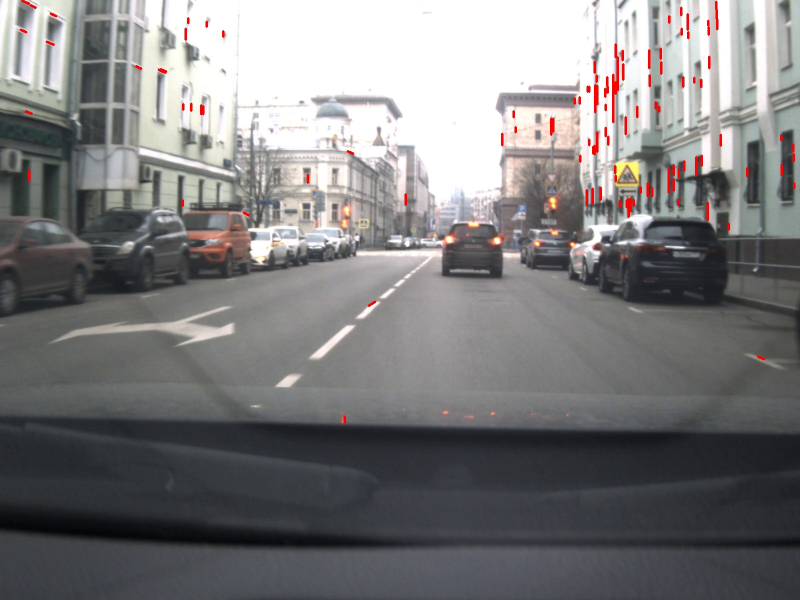
#> input picture res.jpeg, 1600 x 1200 px, given in place of 20191119_1241_Cam_1_03_00.mp4, which was not available (shown at 1/2 size)
$ python Road.py
#> lines starting #> are read from the running program, lines starting #| are printed output that depends on the picture; after the words box and inside, x2 and y2 are one past the last pixel; in counts of white or black regions, pixels touching at a corner belong together; pictures that were not available may be replaced by others from this repository, and a replacement may not be noted
# -*- coding: utf-8 -*-
import cv2
import numpy as np
import sympy
import math
import os
# import opencv-python-contrib

def len_between_dots(x1, y1, x2, y2):
    res = np.sqrt(pow(x2-x1,2)+pow(y2-y1,2))
    return res

def unions(lines, union_count, max_union_count_on_line):
    for i in lines:
        union_count_on_line = 0
        x11,y11,x12,y12 = i
        if x12 == x11:
            deg_1 = 90
        else:
            deg_1 = math.degrees(math.atan(abs(y12-y11)/abs(x12-x11)))
        for j in lines:
            if i == j:
                continue
            x21,y21,x22,y22 = j
            if x22 == x21:
                deg_2 = 90
            else:
                deg_2 = math.degrees(math.atan(abs(y22-y21)/abs(x22-x21)))
            if abs(deg_2 - deg_1) <= 5:
                len13 = len_between_dots(x11, y11, x21, y21)
                len14 = len_between_dots(x11, y11, x22, y22)
                len23 = len_between_dots(x12, y12, x21, y21)
                len24 = len_between_dots(x12, y12, x22, y22)
                mas = [len13, len14, len23, len24]
                res = np.argmin(mas)
                if mas[res] > 10:
                    continue
                otr = len_between_dots(x11, y11, x12, y12)
                if res == 0:
                    len1 = len_between_dots(x12, y12, x21, y21)
                    dot_mas = [x12, y12, x22, y22]
                elif res == 1:
                    len1 = len_between_dots(x12, y12, x22, y22)
                    dot_mas = [x12, y12, x21, y21]
                elif res == 2:
                    len1 = len_between_dots(x11, y11, x21, y21)
                    dot_mas = [x11, y11, x22, y22]
                elif res == 3:
                    len1 = len_between_dots(x11, y11, x22, y22)
                    dot_mas = [x11, y11, x21, y21]

                if len1 > otr:
                    lines.remove([x11,y11,x12,y12])
                    lines.remove([x21,y21,x22,y22])
                    lines.append(dot_mas)
                    union_count += 1
                    union_count_on_line += 1
                    break
                else:
                    lines.remove([x21,y21,x22,y22])
                    union_count += 1
                    union_count_on_line += 1
        max_union_count_on_line = max(max_union_count_on_line, union_count_on_line)
    return (lines, union_count, max_union_count_on_line)


# Разбор видео, поиск особых точек
capture = cv2.VideoCapture('20191119_1241_Cam_1_03_00.mp4')
counter = 0
Flag = True

# Создание файла лога
#file = open('Lines.txt', 'w')
#string = 'frame number\t\tnumber of lines\t\tcoefficient 1\t\tcoefficient 2\n\n'
#file.write(string)

file2 = open('Debugging task before 4.txt', 'w')
string = '{:<10}{:<15}{:<15}{:<10}{:<15}{:<15}{:<10}{:<10}{:<10}{:<10}{:<10}{:<10}{:<10}{:<10}{:<10}\n\n'.format('frame', 'start count', 'union count', 'avg', 'max union', 'end count', 'CountR', 'MinR', 'MaxR', 'CountL',  'MinL', 'MaxL','CountC', 'MinC', 'MaxC')
file2.write(string)
file2.close()

# Создание папок для изображений
if not os.path.exists('.\\Files\\'):
    os.mkdir('.\\Files\\')
if not os.path.exists('.\\Files\\Color images\\'):
    os.mkdir('.\\Files\\Color images\\')
if not os.path.exists('.\\Files\\Contour images\\'):
    os.mkdir('.\\Files\\Contour images\\')
if not os.path.exists('.\\Files\\Color images with Hough\\'):
    os.mkdir('.\\Files\\Color images with Hough\\')
if not os.path.exists('.\\Files\\Different sizes\\'):
    os.mkdir('.\\Files\\Different sizes\\')
if not os.path.exists('.\\Files\\Color images with line union\\'):
    os.mkdir('.\\Files\\Color images with line union\\')
if not os.path.exists('.\\Files\\Different Canny\\'):
    os.mkdir('.\\Files\\Different Canny\\')

while(capture.isOpened() and Flag):
    counter += 1
    flag, frame = capture.read()
#> frame is the input picture: shape (1200, 1600, 3); mean B, G, R 125, 124.4, 125.4
    if not flag:
        break

    # [9 lines of commented-out code are left out]
    canny1, canny2 = 100, 200
    gray = cv2.cvtColor(frame, cv2.COLOR_BGR2GRAY)
    canny = cv2.Canny(gray, canny1, canny2, 3)
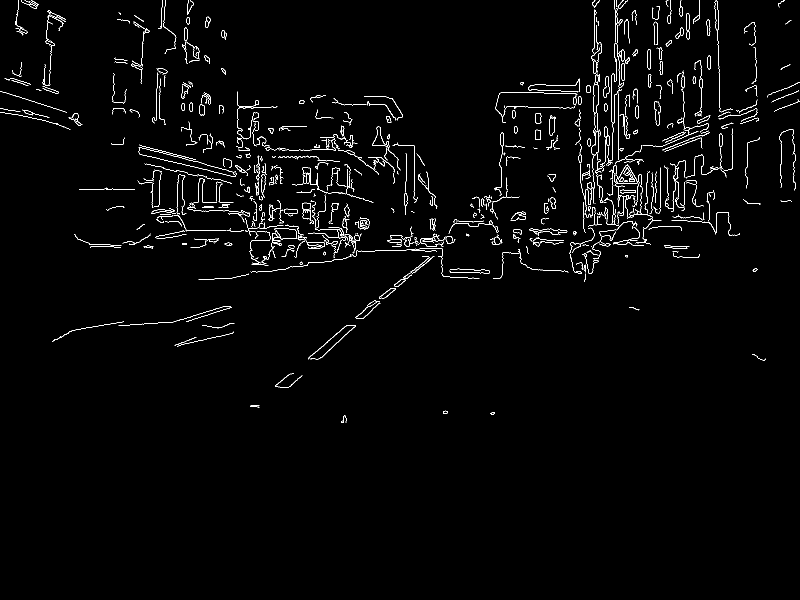
#> canny: shape (1200, 1600) (shown at 1/2 size); 1.8% white in thin lines or dots, all inside (x1, y1, x2, y2) = (0, 0, 1600, 846)

    # [16 lines of commented-out code are left out]
    canny_shape = canny.shape
#> canny_shape = (1200, 1600)
    lines = cv2.HoughLinesP(canny, rho = 1, theta = 3*np.pi/180, threshold = 30, minLineLength = 15, maxLineGap=10)
#> lines = 1043 rows, first 6: [751, 602, 789, 571], [55, 233, 84, 240], [733, 631, 769, 595], [478, 215, 536, 215], [692, 490, 711, 489], [669, 475, 718, 475]
    lines_road_left, lines_road_right, lines_car = [], [], []      # точки отобранные по градусу
    for i in lines:
        x1,y1,x2,y2 = i[0]
        # [6 lines of commented-out code are left out]
        deg = math.degrees(math.atan((y2-y1)/(x2-x1)))
        #print(deg)
        if (deg <= -30 and deg >= -70):
            if x1 not in range(int(canny_shape[0]*0.2)):
                lines_road_left.append(eval("[%d, %d, %d, %d]" %(x1,y1,x2,y2)))
                cv2.line(frame,(x1,y1),(x2,y2),(0,0,255),3)
        elif (deg <= 70 and deg >= 30):
            lines_road_right.append(eval("[%d, %d, %d, %d]" %(x1,y1,x2,y2)))
            cv2.line(frame,(x1,y1),(x2,y2),(0,255,0),3)
        elif ((deg <= 5 and deg >= -5)  or deg == 90 or deg == -90):
            if x1 in range(int(canny_shape[0]*0.6), int(canny_shape[0]*0.9)):
                lines_car.append(eval("[%d, %d, %d, %d]" %(x1,y1,x2,y2)))
                cv2.line(frame,(x1,y1),(x2,y2),(255,0,0),3)
#> this loop made 1043 passes
#> (x1, y1, x2, y2, deg) on passes 1 to 3: (751, 602, 789, 571, -39.21), (55, 233, 84, 240, 13.57), (733, 631, 769, 595, -45)
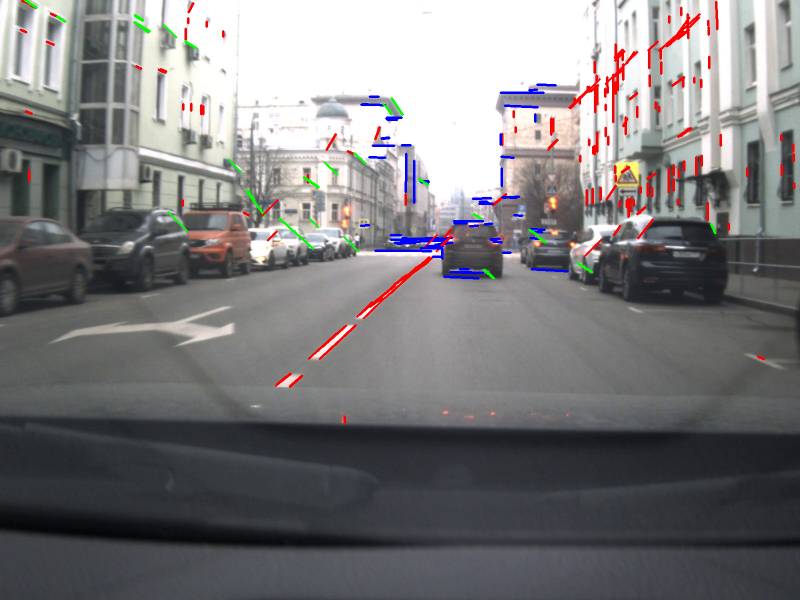
#> frame: shape (1200, 1600, 3) (shown at 1/2 size); 1.16% of pixels changed, all inside (x1, y1, x2, y2) = (48, 0, 1433, 776)
#> after the loop, lines_car = 66 items, first 6: [789, 485, 892, 480], [825, 501, 862, 502], [781, 479, 821, 479], [907, 442, 966, 442], [745, 291, 788, 291], [1063, 538, 1135, 542]; lines_road_left = 70 items, first 6: [751, 602, 789, 571], [733, 631, 769, 595], [655, 702, 710, 652], [1211, 167, 1274, 104], [634, 702, 689, 653], [824, 546, 856, 523]; lines_road_right = 29 items, first 6: [559, 437, 626, 497], [270, 45, 299, 62], [607, 354, 637, 374], [457, 319, 481, 343], [837, 358, 856, 369], [947, 428, 962, 437]
            # [7 lines of commented-out code are left out]

    union_count, max_union_count_on_line = 0, 0
    len_lines = int(len(lines_road_left)) + int(len(lines_road_right)) + int(len(lines_car))
#> len_lines = 165
    lines_road_left, union_count, max_union_count_on_line = unions(lines_road_left, union_count, max_union_count_on_line)
#> the loop in unions, `for i in lines:` made 47 passes
#> (x11, y11, x12, y12, deg_1, max_union_count_on_line) on pass 1: (751, 602, 789, 571, 39.21, 1)
#> (x11, y11, x12, y12, deg_1) on pass 2: (655, 702, 710, 652, 42.27)
    lines_road_right, union_count, max_union_count_on_line = unions(lines_road_right, union_count, max_union_count_on_line)
#> the loop in unions (call 2), `for i in lines:` made 25 passes
#> i on passes 1 to 12: [559, 437, 626, 497], [270, 45, 299, 62], [607, 354, 637, 374], [457, 319, 481, 343], [837, 358, 856, 369], [947, 428, 962, 437], [50, 0, 73, 15], [336, 424, 373, 461], [270, 32, 285, 41], [327, 49, 352, 74], [495, 381, 508, 399], [1076, 474, 1091, 484]
    lines_car, union_count, max_union_count_on_line = unions(lines_car, union_count, max_union_count_on_line)

    len_lines_new = int(len(lines_road_left)) + int(len(lines_road_right)) + int(len(lines_car))

    lines_road_left_min, lines_road_left_max = len_between_dots(0, 0, canny_shape[0], canny_shape[1]), 0
    lines_road_right_min, lines_road_right_max = len_between_dots(0, 0, canny_shape[0], canny_shape[1]), 0
    lines_car_min, lines_car_max = len_between_dots(0, 0, canny_shape[0], canny_shape[1]), 0

    for i in lines_road_left:
        x1,y1,x2,y2 = i
        lenn = len_between_dots(x1,y1,x2,y2)
        if lenn >= 20:
            lines_road_left_min = min(lines_road_left_min, lenn)
            lines_road_left_max = max(lines_road_left_max, lenn)
            cv2.line(frame,(x1,y1),(x2,y2),(150,150,255),2)
            cv2.circle(frame, (x1,y1), 5, (150,150,255),2)
            cv2.circle(frame, (x2,y2), 5, (150,150,255),2)
#> this loop made 47 passes
#> i on passes 1 to 12: [1211, 167, 1274, 104], [824, 546, 856, 523], [985, 410, 1012, 388], [714, 633, 743, 604], [1147, 207, 1172, 182], [653, 299, 671, 268], [1138, 215, 1160, 193], [579, 773, 604, 751], [739, 613, 763, 596], [1274, 428, 1290, 414], [847, 496, 873, 470], [873, 502, 902, 473]
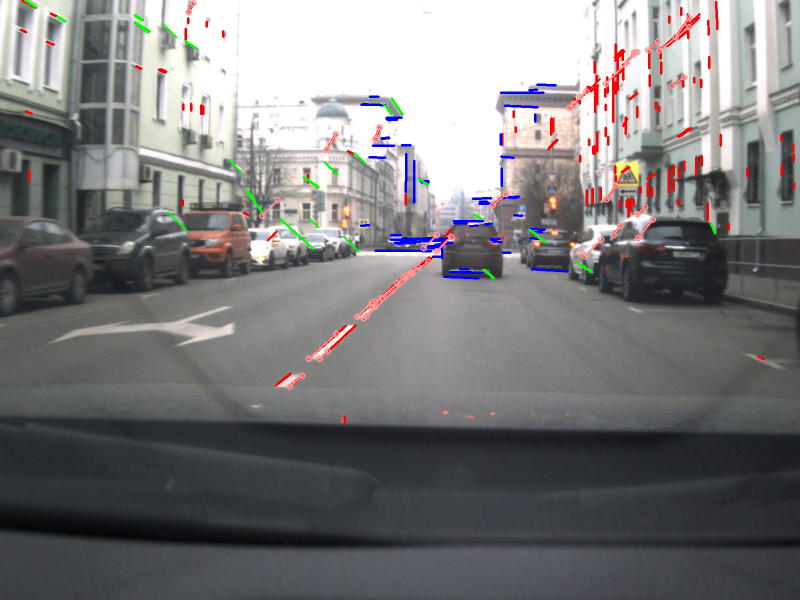
#> frame: shape (1200, 1600, 3) (shown at 1/2 size); 0.45% of pixels changed, all inside (x1, y1, x2, y2) = (371, 0, 1385, 780)
    for i in lines_road_right:
        x1,y1,x2,y2 = i
        lenn = len_between_dots(x1,y1,x2,y2)
        if lenn >= 20:
            lines_road_right_min = min(lines_road_right_min, lenn)
            lines_road_right_max = max(lines_road_right_max, lenn)
            cv2.line(frame,(x1,y1),(x2,y2),(150,255,150),2)
            cv2.circle(frame, (x1,y1), 5, (150,255,150),2)
            cv2.circle(frame, (x2,y2), 5, (150,255,150),2)
#> this loop made 25 passes
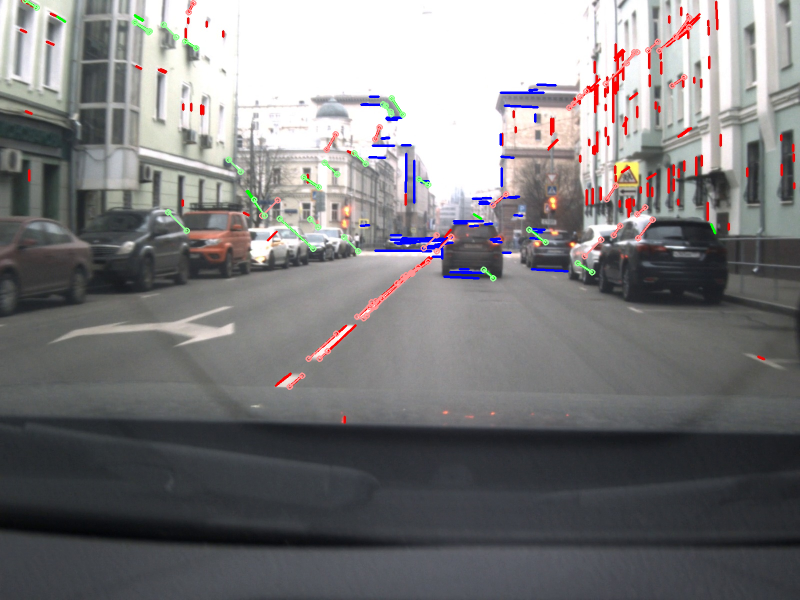
#> frame: shape (1200, 1600, 3) (shown at 1/2 size); 0.29% of pixels changed, all inside (x1, y1, x2, y2) = (44, 0, 1191, 563)
    for i in lines_car:
        x1,y1,x2,y2 = i
        lenn = len_between_dots(x1,y1,x2,y2)
        if lenn >= 20:
            lines_car_min = min(lines_car_min, lenn)
            lines_car_max = max(lines_car_max, lenn)
            cv2.line(frame,(x1,y1),(x2,y2),(255,150,150),2)
            cv2.circle(frame, (x1,y1), 5, (255,150,150),2)
            cv2.circle(frame, (x2,y2), 5, (255,150,150),2)
#> this loop made 43 passes
#> i on passes 1 to 12: [825, 501, 862, 502], [745, 291, 788, 291], [1063, 538, 1135, 542], [803, 290, 821, 290], [945, 397, 982, 396], [1059, 458, 1089, 459], [1001, 185, 1087, 185], [958, 407, 985, 407], [1009, 211, 1075, 214], [739, 193, 757, 193], [1060, 476, 1079, 477], [883, 485, 905, 485]
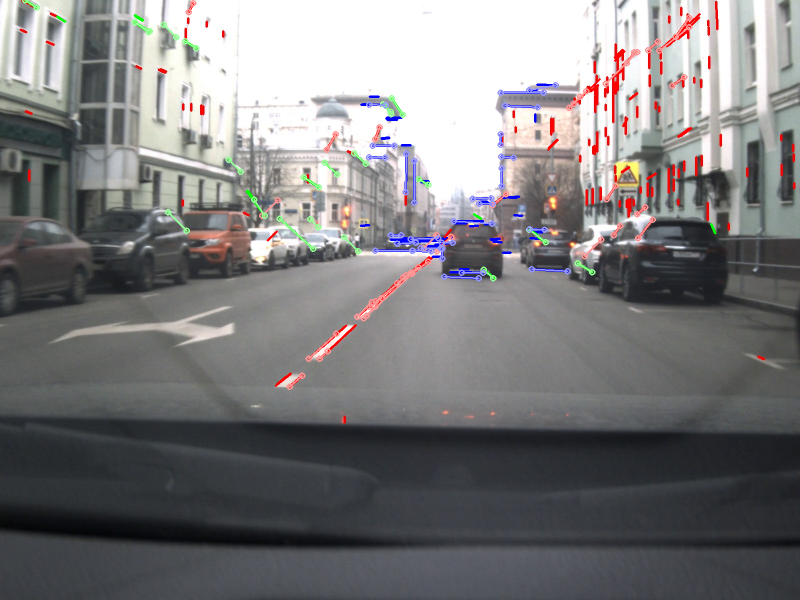
#> frame: shape (1200, 1600, 3) (shown at 1/2 size); 0.41% of pixels changed, all inside (x1, y1, x2, y2) = (732, 164, 1142, 563)


    file2 = open('Debugging task before 4.txt', 'a')
    string = '{:<10}{:<15}{:<15}{:<10}{:<15}{:<15}{:<10}{:<10}{:<10}{:<10}{:<10}{:<10}{:<10}{:<10}{:<10}\n'.format(counter, len_lines, union_count, round(len_lines/union_count, 2), max_union_count_on_line, len_lines_new, len(lines_road_right), round(lines_road_right_min,2), round(lines_road_right_max,2), len(lines_road_left), round(lines_road_left_min,2), round(lines_road_left_max,2), len(lines_car), round(lines_car_min,2), round(lines_car_max,2))
    file2.write(string)
    file2.close()
    #file2.write(string)
    if counter%10 == 0:
        os.chdir('.\\Files\\Color images with line union\\')
        cv2.imwrite('img {}.jpeg'.format(counter), frame)
        os.chdir('..')
        os.chdir('..')

        # [16 lines of commented-out code are left out]

    cv2.imshow('video', frame)
    if cv2.waitKey(1) & 0xFF == ord('q'):
#> (key q is pressed here)
        break
cv2.destroyAllWindows()
#file.close()
file2.close()
